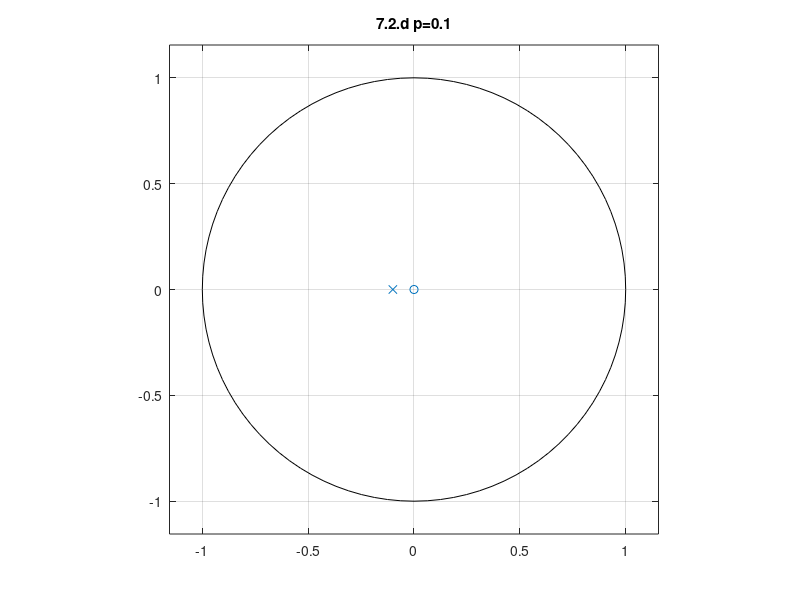

MATLAB code to generate this figure:
%------------7.2.d--------------------
%------------p=0.1--------------------
a=[1 0.1];
b=[1];
zplane(b, a);
title('7.2.d p=0.1');